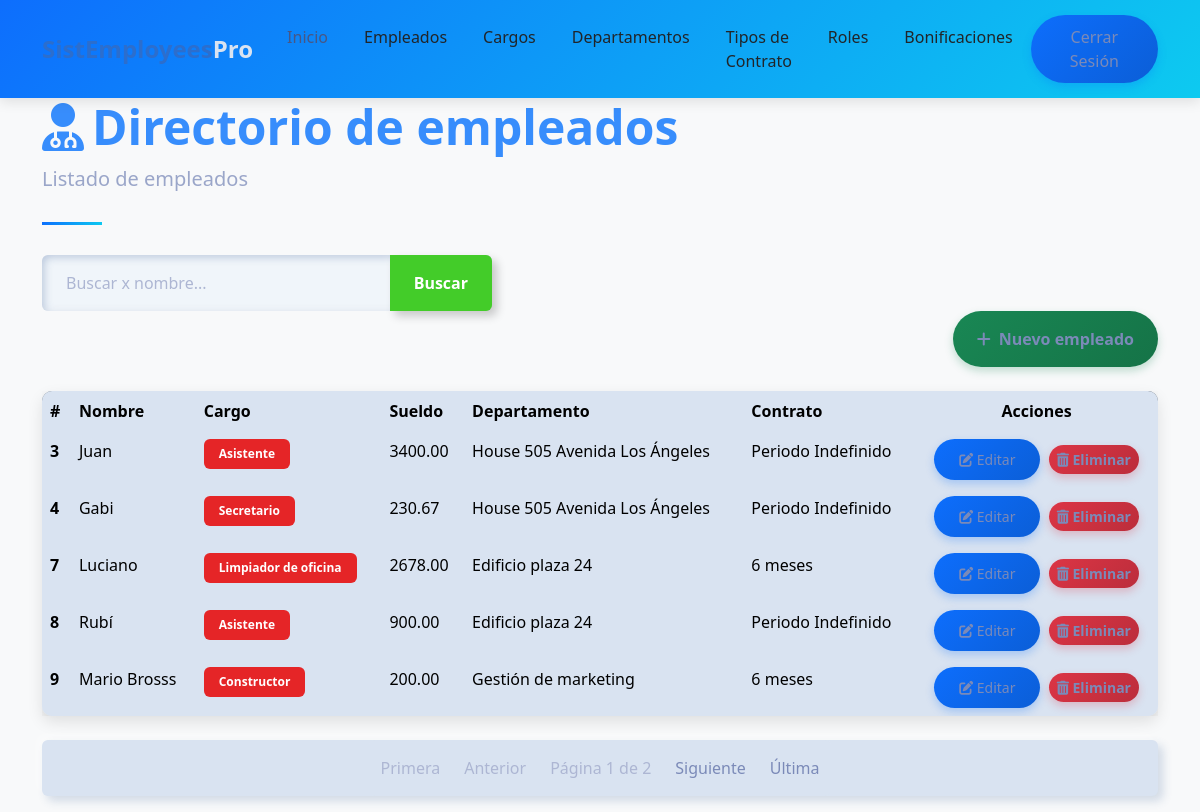
/empleados/empleado_list/ (signed in), run on the app's committed database.
### empleados/models.py (models this page shows, shortened)
class Empleado(models.Model):
    SEXO_CHOICES = [
        ('M', 'Masculino'),
        ('F', 'Femenino'),
    ]
    nombre = models.CharField(max_length=100)
    cedula = models.CharField(max_length=20, unique=True)
    direccion = models.TextField()
    sexo = models.CharField(max_length=1, choices=SEXO_CHOICES)
    sueldo = models.DecimalField(max_digits=10, decimal_places=2)
    cargo = models.ForeignKey(Cargo, on_delete=models.CASCADE)
    departamento = models.ForeignKey(Departamento, on_delete=models.CASCADE)
    tipo_contrato = models.ForeignKey(TipoContrato, on_delete=models.CASCADE)

class Cargo(models.Model):
    descripcion = models.CharField(max_length=100)
    def __str__(self):
        return self.descripcion

class Departamento(models.Model):
    descripcion = models.CharField(max_length=100)
    def __str__(self):
        return self.descripcion

class TipoContrato(models.Model):
    descripcion = models.CharField(max_length=100)
    def __str__(self):
        return self.descripcion

### empleados/views.py (the view)
# urls.py: path('empleado_list/', empleado_list, name='empleado_list'),  # URL para la vista empleados
@login_required
def empleado_list(request):
    query = request.GET.get('q', None)
    if query:
        empleados = Empleado.objects.filter(
            Q(nombre__icontains=query) | Q(cedula__icontains=query)
            | Q(direccion__icontains=query) | Q(sexo__icontains=query)
            | Q(sueldo__icontains=query) | Q(cargo__descripcion__icontains=query)
            | Q(departamento__descripcion__icontains=query) | Q(tipo_contrato__descripcion__icontains=query))
    else:
        empleados = Empleado.objects.all()
    paginator = Paginator(empleados, 5)  # 5 empleados por página
    page_number = request.GET.get('page')
    page_obj = paginator.get_page(page_number)
    context = {'empleados': page_obj, 'title': 'Listado de empleados'}
    return render(request, 'empleado/list.html', context)

### templates/empleado/list.html (shortened to what this page needs)
{% extends "home.html" %}
{% block content %}
    <div class="container">
        <header class="page-header">
            <h1 class="display-5 fw-bold text-primary">
                <i class="fas fa-user-md me-2"></i>Directorio de empleados
            </h1>
            <p class="lead text-muted">Listado de empleados</p>
        </header>
        <form action="" style="max-width: 450px;">
            <div class="input-group">
                <input type="text" class="form-control" placeholder="Buscar x nombre..." name="q" value="{{ request.GET.q }}">
                <button class="btn btn-outline-success" data-bs-toggle="tooltip" data-bs-title="Escriba parte del apellido y click en buscar">
                    Buscar
                </button>
            </div>
        </form>
        <div class="d-flex justify-content-end mb-4">
            <a class="btn btn-success"  href={% url 'empleados:empleado_create' %}>
                <i class="fas fa-plus me-2"></i>Nuevo empleado
        </div>
        <div class="card mb-4">
            <div class="card-body p-0">
                <div class="table-responsive">
                    <table class="table table-hover mb-0">
                        <thead>
                            <tr>
                                <th scope="col">#</th>
                                <th scope="col">Nombre</th>
                                <th scope="col">Cargo</th>
                                <th scope="col">Sueldo</th>
                                <th scope="col">Departamento</th>
                                <th scope="col">Contrato</th>
                                <th scope="col" class="text-center">Acciones</th>
                            </tr>
                        </thead>
                        <tbody>
                           {% for empleado in empleados %}
                            <tr>
                                <th scope="row">{{empleado.id}}</th>
                                <td>{{empleado.nombre}}</td>
                                <td>
                                    <span class="badge bg-danger">{{empleado.cargo}}</span>
                                </td>
                                <td>{{empleado.sueldo}}</td>
                                <td>{{empleado.departamento}}</td>
                                <td>{{empleado.tipo_contrato}}</td>
                                <td class="text-center">
                                    <a href={% url 'empleados:empleado_update' empleado.id %} class="btn btn-sm btn-primary me-1">
                                        <i class="fas fa-edit"></i> Editar
                                    </a>
                                    <a  href={% url 'empleados:empleado_delete' empleado.id %} class="btn btn-sm btn-danger">
                                        <i class="fas fa-trash-alt"></i> Eliminar
                                    </a>
                                </td>
                            </tr>
                           {% endfor %}
                        </tbody>
                    </table>
                </div>
            </div>
        </div>
        <nav aria-label="Page navigation">
        <ul class="pagination justify-content-center">
            {% if empleados.has_previous %}
            <li class="page-item">
                <a class="page-link" href="?page=1{% if request.GET.q %}&q={{ request.GET.q }}{% endif %}">Primera</a>
            </li>
            <li class="page-item">
                <a class="page-link" href="?page={{ empleados.previous_page_number }}{% if request.GET.q %}&q={{ request.GET.q }}{% endif %}">Anterior</a>
            </li>
            {% else %}
            <li class="page-item disabled"><span class="page-link">Primera</span></li>
            <li class="page-item disabled"><span class="page-link">Anterior</span></li>
            {% endif %}
            <li class="page-item disabled">
            <span class="page-link">Página {{ empleados.number }} de {{ empleados.paginator.num_pages }}</span>
            </li>
            {% if empleados.has_next %}
            <li class="page-item">
                <a class="page-link" href="?page={{ empleados.next_page_number }}{% if request.GET.q %}&q={{ request.GET.q }}{% endif %}">Siguiente</a>
            </li>
            <li class="page-item">
                <a class="page-link" href="?page={{ empleados.paginator.num_pages }}{% if request.GET.q %}&q={{ request.GET.q }}{% endif %}">Última</a>
            </li>
            {% else %}
            <li class="page-item disabled"><span class="page-link">Siguiente</span></li>
            <li class="page-item disabled"><span class="page-link">Última</span></li>
            {% endif %}
        </ul>
        </nav>
    </div>
{% endblock %}

### templates/home.html (style rules this page uses)
:root { --primary-color: #2c6ecd; --secondary-color: #19b3b3; --accent-color: #f8f9fa; --dark-color: #212529; --text-color: #495057; }
body { font-family: 'Poppins', sans-serif; color: var(--text-color); overflow-x: hidden; }
.btn-primary { background-color: var(--primary-color); border-color: var(--primary-color); padding: 10px 25px; border-radius: 50px; font-weight: 500; transition: all 0.3s ease; }

### templates/empleado/list.html (style rules this page uses)
body { background-color: #f8f9fa; font-family: 'Segoe UI', Tahoma, Geneva, Verdana, sans-serif; }
.card { border-radius: 10px; box-shadow: 0 6px 15px rgba(0,0,0,0.1); transition: transform 0.3s, box-shadow 0.3s; }
.btn-primary { background: linear-gradient(135deg, #0d6efd, #0b5ed7); border: none; box-shadow: 0 4px 8px rgba(13, 110, 253, 0.25); transition: all 0.3s; }
.btn-success { background: linear-gradient(135deg, #198754, #157347); border: none; box-shadow: 0 4px 8px rgba(25, 135, 84, 0.25); transition: all 0.3s; }
.btn-danger { background: linear-gradient(135deg, #dc3545, #bb2d3b); border: none; box-shadow: 0 4px 8px rgba(220, 53, 69, 0.25); transition: all 0.3s; }
.table { border-radius: 10px; overflow: hidden; box-shadow: 0 5px 15px rgba(0,0,0,0.08); }
.table thead { background: linear-gradient(135deg, #6c757d, #495057); color: white; }
.table tbody tr { transition: background-color 0.3s; }
.page-header { position: relative; margin-bottom: 30px; padding-bottom: 15px; }
.page-header:after { content: ''; position: absolute; bottom: 0; left: 0; width: 60px; height: 3px; background: linear-gradient(135deg, #0d6efd, #0dcaf0); }

### data on the page
Empleado: id "3", nombre "Juan", cargo "Asistente", sueldo "3400.00", departamento "House 505 Avenida Los Ángeles", tipo_contrato "Periodo Indefinido"
Empleado: id "4", nombre "Gabi", cargo "Secretario", sueldo "230.67", departamento "House 505 Avenida Los Ángeles", tipo_contrato "Periodo Indefinido"
Empleado: id "7", nombre "Luciano", cargo "Limpiador de oficina", sueldo "2678.00", departamento "Edificio plaza 24", tipo_contrato "6 meses"
Empleado: id "8", nombre "Rubí", cargo "Asistente", sueldo "900.00", departamento "Edificio plaza 24", tipo_contrato "Periodo Indefinido"
Empleado: id "9", nombre "Mario Brosss", cargo "Constructor", sueldo "200.00", departamento "Gestión de marketing", tipo_contrato "6 meses"

### other printed values
{{ empleados.number }} "1"
{{ empleados.paginator.num_pages }} "2"
